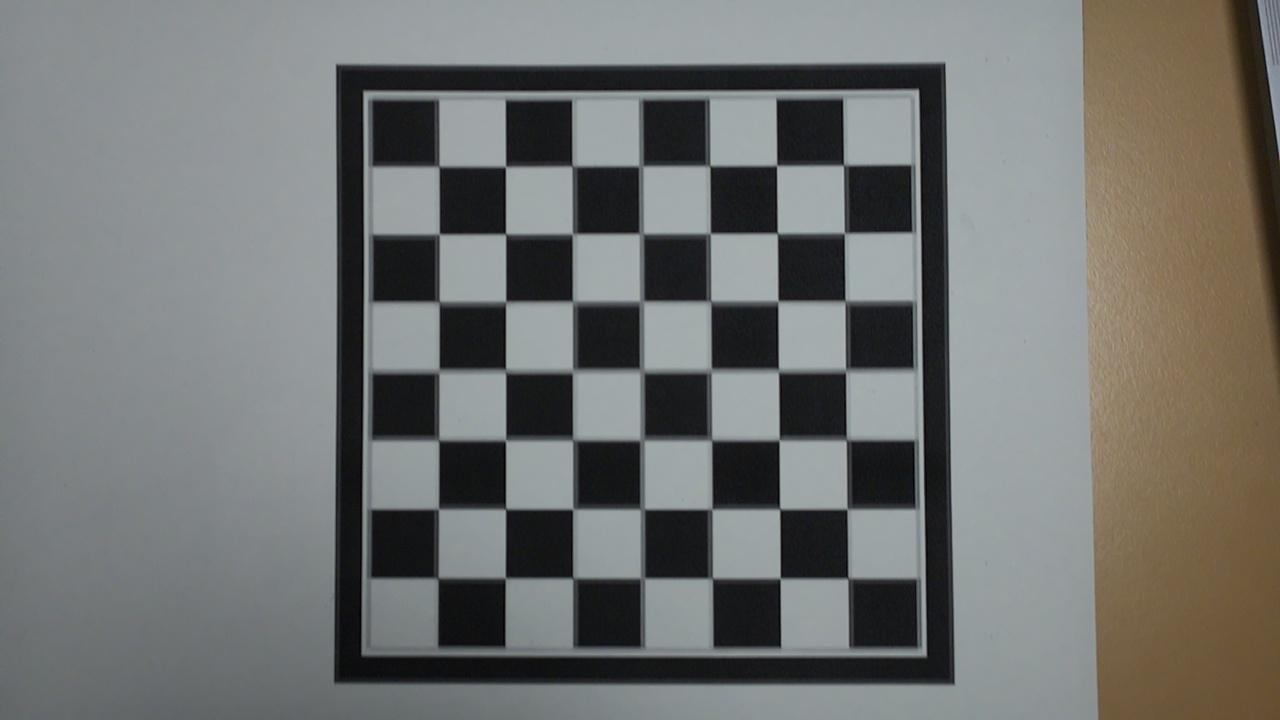
#> input picture data/images/calibration/image_1.jpg, 1280 x 720 px
$ python -i security_code.py   (imports and definitions only)
#> lines starting #> are read from the running program, lines starting #| are printed output that depends on the picture; after the words box and inside, x2 and y2 are one past the last pixel; in counts of white or black regions, pixels touching at a corner belong together
#> further down, picture is the input picture: shape (720, 1280, 3); mean B, G, R 113, 115, 113.4
import cv2
import numpy as np
from picamera2 import Picamera2
import time

# FUNCIONES AUXILIARES
def detect_shape(contour):
    """Determina la forma de un contorno (triángulo, cuadrado, círculo, rectángulo)."""
    epsilon = 0.04 * cv2.arcLength(contour, True)
    approx = cv2.approxPolyDP(contour, epsilon, True)

    if len(approx) == 3:
        return "Triangulo"
    elif len(approx) == 4:
        x, y, w, h = cv2.boundingRect(approx)
        aspect_ratio = w / float(h)
        if 0.9 <= aspect_ratio <= 1.1:
            return "Cuadrado"
        else:
            return "Rectangulo"
    elif len(approx) >= 8:
        return "Circulo"
    return None  # Retorna None si no se identifica la forma

def segment_color(frame, lower_bound, upper_bound):
    """Segmenta un color específico en la imagen."""
    hsv = cv2.cvtColor(frame, cv2.COLOR_BGR2HSV)
    mask = cv2.inRange(hsv, lower_bound, upper_bound)
    segmented = cv2.bitwise_and(frame, frame, mask=mask)
    return mask, segmented

def process_frame_for_shapes(frame, min_area=1000):
    """Procesa un fotograma para detectar formas geométricas y colores específicos."""
#> called with min_area = 1000
    detected_shapes = []

    gray = cv2.cvtColor(frame, cv2.COLOR_BGR2GRAY)
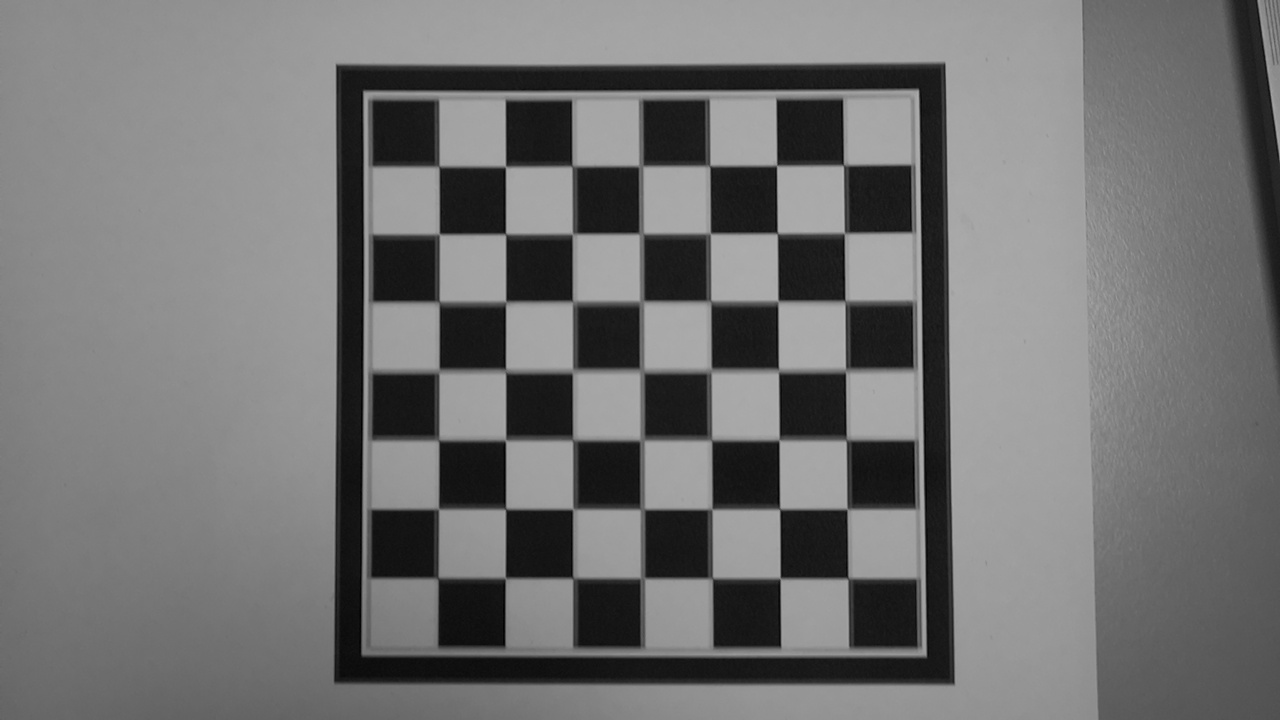
#> gray: shape (720, 1280); min 0, max 179, mean 114.3
    blurred = cv2.GaussianBlur(gray, (5, 5), 0)

    edges = cv2.Canny(blurred, 50, 150)
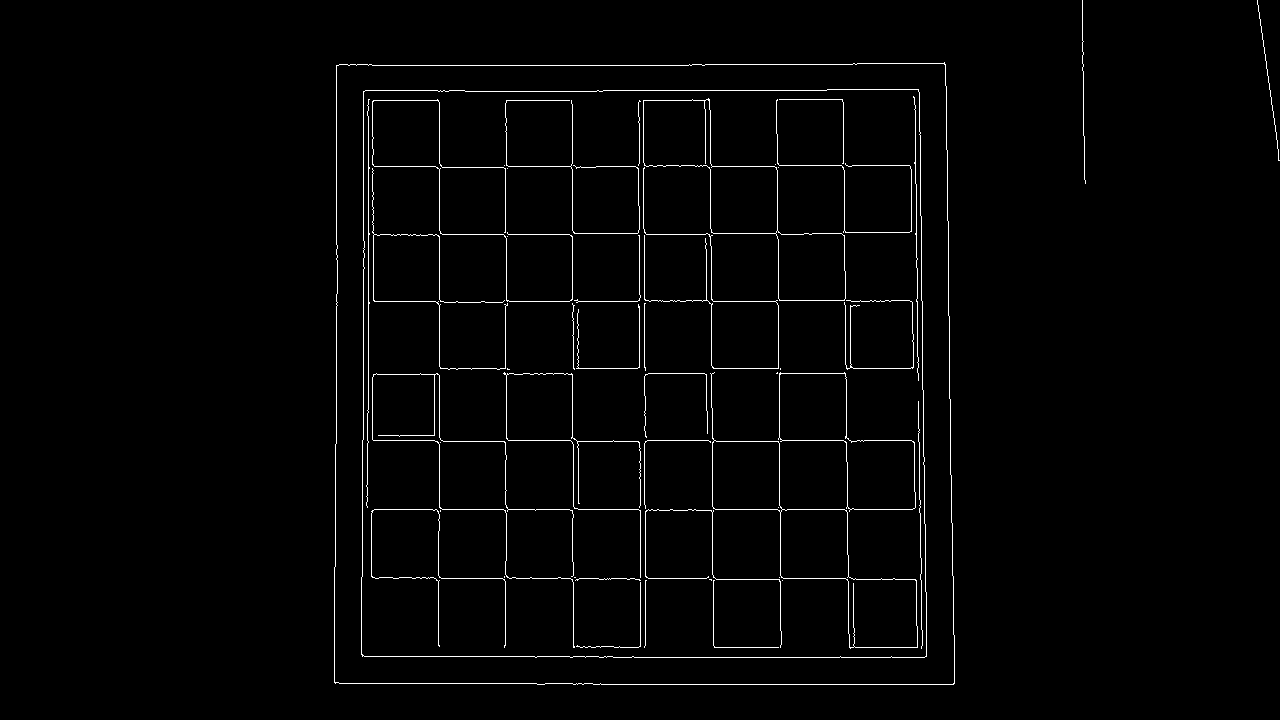
#> edges: shape (720, 1280); 1.7% white in thin lines or dots, all inside (x1, y1, x2, y2) = (334, 0, 1280, 685)

    contours, _ = cv2.findContours(edges, cv2.RETR_EXTERNAL, cv2.CHAIN_APPROX_SIMPLE)
#> contours = 3 contours, 2 with area under 20; largest, box (x1, y1, x2, y2) and area: (334, 62, 955, 685) 380187

    for contour in contours:
        area = cv2.contourArea(contour)
        if area > min_area:
            shape = detect_shape(contour)
            if shape:  # Evita figuras None
                detected_shapes.append((shape, area))
                cv2.drawContours(frame, [contour], -1, (0, 255, 0), 2)
                x, y, w, h = cv2.boundingRect(contour)
                cv2.putText(frame, f"{shape} ({int(area)})", (x, y - 10), cv2.FONT_HERSHEY_SIMPLEX, 0.7, (0, 255, 0), 2)
#> this loop made 3 passes
#> (area, epsilon in detect_shape, approx in detect_shape, aspect_ratio in detect_shape) on pass 1: (380187, 99.53, [[944, 62], [336, 65], [335, 683], [954, 683]], 0.997)
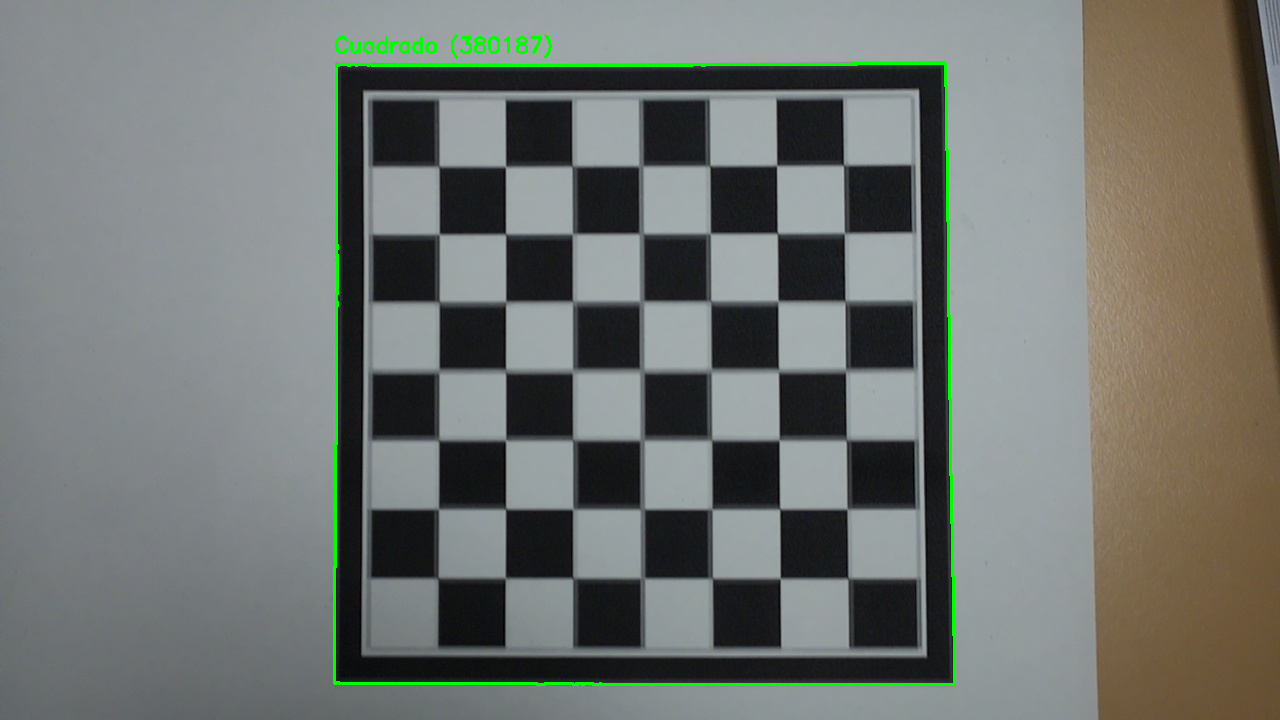
#> frame: shape (720, 1280, 3); 0.98% of pixels changed, all inside (x1, y1, x2, y2) = (333, 34, 956, 686)
#> after the loop, detected_shapes = [('Cuadrado', 380187)]

    return frame, detected_shapes

def detect_colored_shapes(frame, color_ranges, min_area=1000):
    detected_colored_shapes = []

    for color_name, (lower, upper) in color_ranges.items():
        mask, segmented = segment_color(frame, lower, upper)
        _, detected_shapes = process_frame_for_shapes(segmented, min_area)

        for shape, area in detected_shapes:
            detected_colored_shapes.append(f"{shape} {color_name}")

    return detected_colored_shapes

# PROCESAMIENTO EN TIEMPO REAL
# [79 lines not run here, left out]

>>> import cv2
>>> picture = cv2.imread('../data/images/calibration/image_1.jpg')
>>> result = process_frame_for_shapes(picture)

$ run again, on data/images/calibration/image_10.jpg
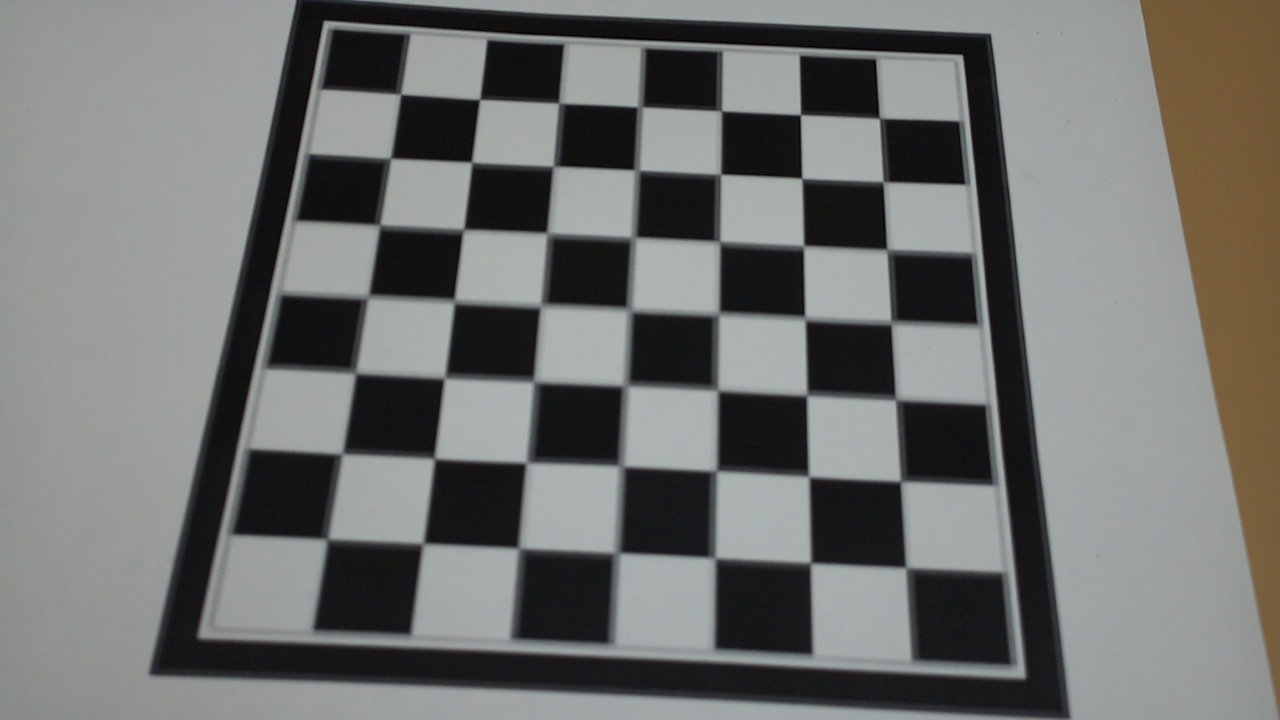
#> input picture data/images/calibration/image_10.jpg, 1280 x 720 px
#> picture is the input picture: shape (720, 1280, 3); mean B, G, R 110.9, 113, 112
#> in process_frame_for_shapes, `edges = cv2.Canny(blurred, 50, 150)`:
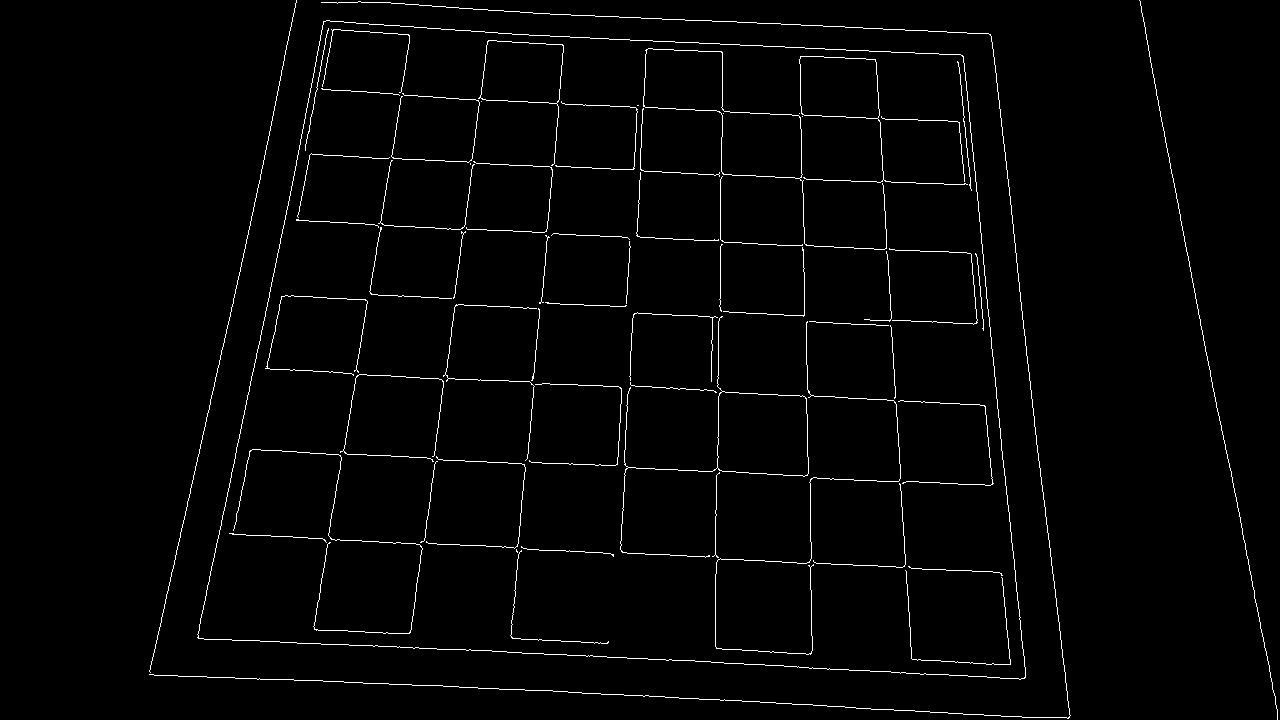
#> edges: shape (720, 1280); 1.8% white in thin lines or dots, all inside (x1, y1, x2, y2) = (149, 0, 1278, 720)
#> contours = 4 contours, 3 with area under 20; largest, box (x1, y1, x2, y2) and area: (197, 20, 1026, 680) 454230
#> the loop in process_frame_for_shapes, `for contour in contours:` made 4 passes
#> (area, epsilon in detect_shape, approx in detect_shape, aspect_ratio in detect_shape) on pass 1: (454230.5, 113.1, [[323, 21], [198, 638], [1025, 677], [962, 55]], 1.26)
#> after the loop in process_frame_for_shapes, `for contour in contours:`:
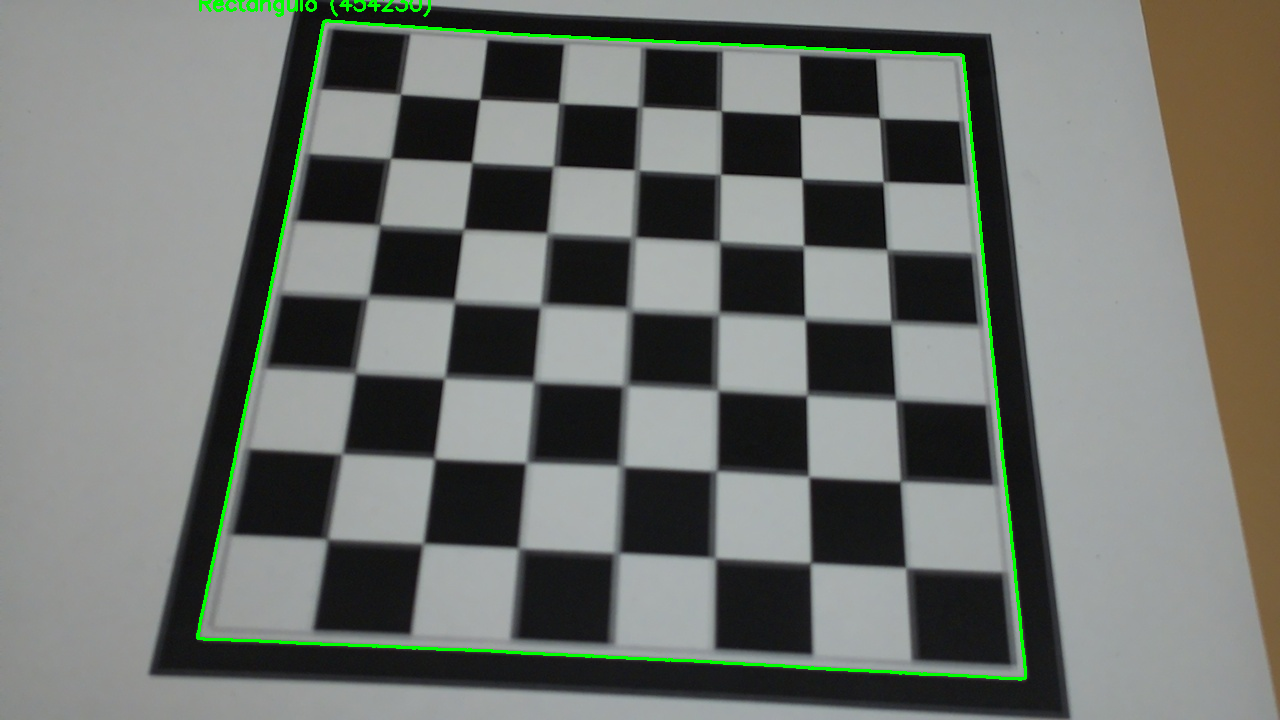
#> frame: shape (720, 1280, 3); 1.09% of pixels changed, all inside (x1, y1, x2, y2) = (196, 0, 1027, 681)
#> after the loop in process_frame_for_shapes, `for contour in contours:`: detected_shapes = [('Rectangulo', 454230.5)]
